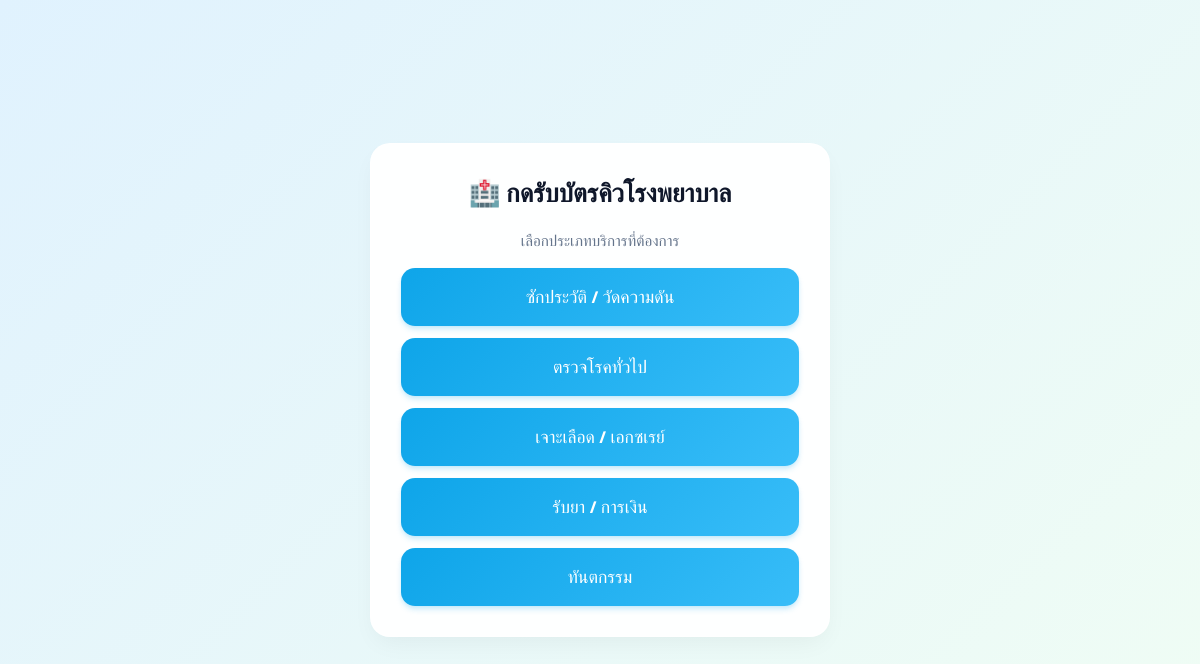
The page / on the database its author committed.
### tables this page shows
CREATE TABLE queue_types (
                id INTEGER PRIMARY KEY AUTOINCREMENT,
                name TEXT NOT NULL,
                prefix TEXT NOT NULL
            );

### app/routes/user_routes.py (the view)
@user_bp.route("/")
def index():
    db = get_db()
    queue_types = db.execute("SELECT * FROM queue_types").fetchall()
    return render_template("index.html", queue_types=queue_types)

### app/database.py (called while the page is built)
def get_db():
    if "db" not in g:
        g.db = sqlite3.connect(current_app.config['DB_PATH'])
        g.db.row_factory = sqlite3.Row
    return g.db

### templates/index.html (shortened to what this page needs)
{% extends "base.html" %}
{% block content %}
<div class="card">
  <h1>🏥 กดรับบัตรคิวโรงพยาบาล</h1>
  <p class="label">เลือกประเภทบริการที่ต้องการ</p>
  <form action="{{ url_for('user.get_ticket') }}" method="post">
    {% for qt in queue_types %}
    <button class="btn" name="queue_type_id" value="{{ qt.id }}" type="submit">
      {{ qt.name }}
    </button>
    {% endfor %}
  </form>
</div>
{% endblock %}

### templates/base.html (style rules this page uses)
:root { --primary: #0ea5e9; --primary-hover: #0284c7; --secondary: #0f172a; --bg-color: #f8fafc; --card-bg: rgba(255, 255, 255, 0.95); --text-main: #1e293b; --text-muted: #64748b; --danger: #ef4444; --success: #10b981; --warning: #f59e0b; }
* { box-sizing: border-box; }
body { font-family: 'Kanit', sans-serif; background: linear-gradient(135deg, #e0f2fe 0%, #f0fdf4 100%); margin: 0; padding: 0; color: var(--text-main); min-height: 100vh; }
.card { background: var(--card-bg); backdrop-filter: blur(10px); border-radius: 20px; padding: 30px; box-shadow: 0 10px 25px -5px rgba(0,0,0,0.05), 0 8px 10px -6px rgba(0,0,0,0.01); margin-bottom: 20px; border: 1px solid rgba(255, 255, 255, 0.5); transition: transform 0.2s ease, box-shadow 0.2s ease; }
h1 { font-size: 1.6rem; margin-top: 0; color: var(--secondary); text-align: center; font-weight: 600; }
.btn { display: block; width: 100%; padding: 16px; background: linear-gradient(135deg, var(--primary) 0%, #38bdf8 100%); color: white; border: none; border-radius: 14px; font-size: 1.1rem; font-weight: 500; font-family: 'Kanit', sans-serif; text-align: center; text-decoration: none; cursor: pointer; margin-top: 12px; transition: all 0.3s ease; box-shadow: 0 4px 6px -1px rgba(14, 165, 233, 0.2), 0 2px 4px -1px rgba(14, 165, 233, 0.1); }
.label { color: var(--text-muted); font-size: 0.95rem; text-align: center; font-weight: 400; }

### rows shown on the page
queue_types: {{ qt.id }} 1 (drawn), name "ซักประวัติ / วัดความดัน"
queue_types: {{ qt.id }} 2 (drawn), name "ตรวจโรคทั่วไป"
queue_types: {{ qt.id }} 3 (drawn), name "เจาะเลือด / เอกซเรย์"
queue_types: {{ qt.id }} 4 (drawn), name "รับยา / การเงิน"
queue_types: {{ qt.id }} 5 (drawn), name "ทันตกรรม"
